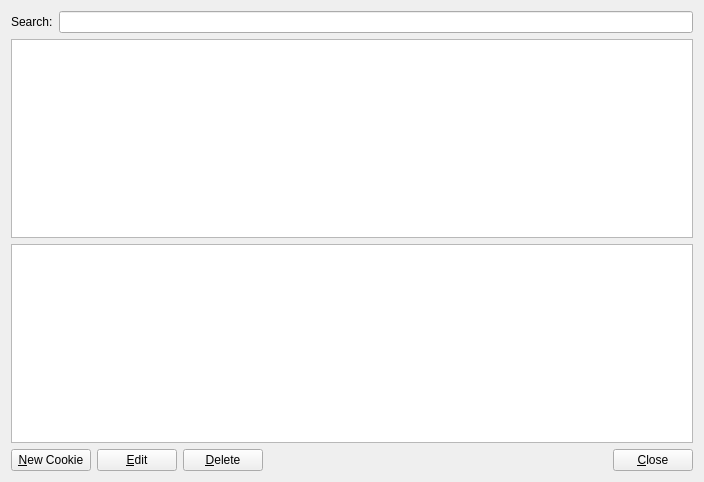
<?xml version="1.0" encoding="UTF-8"?>
<ui version="4.0">
 <class>CookieWidget</class>
 <widget class="QWidget" name="CookieWidget">
  <property name="geometry">
   <rect>
    <x>0</x>
    <y>0</y>
    <width>704</width>
    <height>482</height>
   </rect>
  </property>
  <property name="windowTitle">
   <string>Cookie Manager</string>
  </property>
  <layout class="QGridLayout" name="gridLayout">
   <item row="0" column="0">
    <layout class="QVBoxLayout" name="verticalLayout">
     <item>
      <layout class="QHBoxLayout" name="horizontalLayout">
       <item>
        <widget class="QLabel" name="labelSearch">
         <property name="text">
          <string>Search:</string>
         </property>
        </widget>
       </item>
       <item>
        <widget class="QLineEdit" name="lineEditSearch">
         <property name="clearButtonEnabled">
          <bool>true</bool>
         </property>
        </widget>
       </item>
      </layout>
     </item>
     <item>
      <widget class="CheckableTableView" name="tableViewCookies">
       <property name="maximumSize">
        <size>
         <width>16777215</width>
         <height>16777215</height>
        </size>
       </property>
       <property name="showGrid">
        <bool>false</bool>
       </property>
      </widget>
     </item>
     <item>
      <widget class="QTableView" name="tableViewCookieDetail">
       <property name="maximumSize">
        <size>
         <width>16777215</width>
         <height>250</height>
        </size>
       </property>
       <property name="showGrid">
        <bool>false</bool>
       </property>
       <attribute name="horizontalHeaderVisible">
        <bool>false</bool>
       </attribute>
       <attribute name="verticalHeaderVisible">
        <bool>false</bool>
       </attribute>
      </widget>
     </item>
     <item>
      <layout class="QHBoxLayout" name="horizontalLayout_2">
       <item>
        <widget class="QPushButton" name="pushButtonNewCookie">
         <property name="text">
          <string>&amp;New Cookie</string>
         </property>
        </widget>
       </item>
       <item>
        <widget class="QPushButton" name="pushButtonEditCookie">
         <property name="text">
          <string>&amp;Edit</string>
         </property>
        </widget>
       </item>
       <item>
        <widget class="QPushButton" name="pushButtonDeleteCookie">
         <property name="text">
          <string>&amp;Delete</string>
         </property>
        </widget>
       </item>
       <item>
        <spacer name="horizontalSpacer">
         <property name="orientation">
          <enum>Qt::Horizontal</enum>
         </property>
         <property name="sizeHint" stdset="0">
          <size>
           <width>40</width>
           <height>20</height>
          </size>
         </property>
        </spacer>
       </item>
       <item>
        <widget class="QPushButton" name="pushButtonClose">
         <property name="text">
          <string>&amp;Close</string>
         </property>
        </widget>
       </item>
      </layout>
     </item>
    </layout>
   </item>
  </layout>
 </widget>
 <customwidgets>
  <customwidget>
   <class>CheckableTableView</class>
   <extends>QTableView</extends>
   <header>Widgets/CheckableTableView.h</header>
  </customwidget>
 </customwidgets>
 <resources/>
 <connections/>
</ui>
